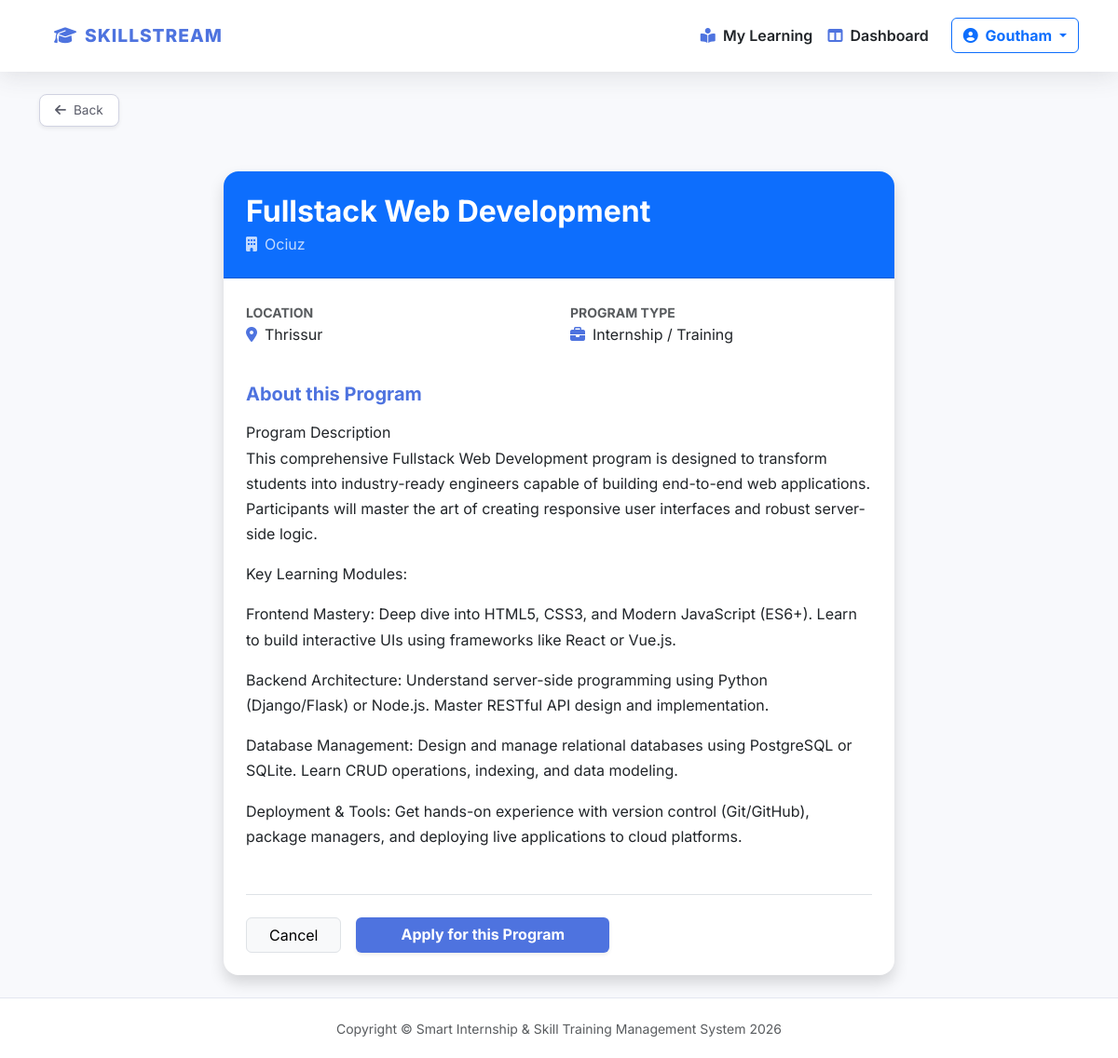
/program/1/ (signed in), run on the app's committed database.
### student/models.py (models this page shows)
class InternshipProgram(models.Model):
    title = models.CharField(max_length=200)
    institution_name = models.CharField(max_length=255)
    location = models.CharField(max_length=100)
    description = models.TextField()

### student/views.py (the view)
# urls.py: path('program/<int:program_id>/', program_details, name='program_details'),
@login_required
def program_details(request, program_id):
    program = get_object_or_404(InternshipProgram, id=program_id)
    return render(request, 'student/program_details.html', {'program': program})

### templates/student/program_details.html
{% extends 'student/base.html' %}
{% block content %}
<div class="container py-4">
    <div class="row justify-content-center">
        <div class="col-lg-8">
            <div class="card shadow border-0 rounded-4 overflow-hidden">
                <div class="card-header bg-primary text-white p-4">
                    <h2 class="fw-bold mb-1">{{ program.title }}</h2>
                    <p class="mb-0 opacity-75"><i class="fas fa-building me-2"></i>{{ program.institution_name }}</p>
                </div>
                <div class="card-body p-4">
                    <div class="row mb-4">
                        <div class="col-md-6">
                            <label class="text-muted small fw-bold text-uppercase">Location</label>
                            <p class="text-dark"><i class="fas fa-map-marker-alt text-primary me-2"></i>{{ program.location }}</p>
                        </div>
                        <div class="col-md-6">
                            <label class="text-muted small fw-bold text-uppercase">Program Type</label>
                            <p class="text-dark"><i class="fas fa-briefcase text-primary me-2"></i>Internship / Training</p>
                        </div>
                    </div>
                    <h5 class="fw-bold text-primary mb-3">About this Program</h5>
                    <div class="text-gray-800 mb-5" style="line-height: 1.7;">
                        {{ program.description|linebreaks }}
                    </div>
                    <div class="d-flex gap-3 pt-4 border-top">
                        <a href="javascript:history.back()" class="btn btn-light px-4 border">Cancel</a>
                        <a href="{% url 'apply_now' program.id %}" class="btn btn-primary px-5 fw-bold shadow-sm">
                            Apply for this Program
                        </a>
                    </div>
                </div>
            </div>
        </div>
    </div>
</div>
{% endblock %}

### templates/student/base.html (shortened to what this page needs)
{% load static %}
<!DOCTYPE html>
<html lang="en">
<head>
    <link href="https://cdn.jsdelivr.net/npm/bootstrap@5.3.0/dist/css/bootstrap.min.css" rel="stylesheet">
    <link rel="stylesheet" href="https://cdnjs.cloudflare.com/ajax/libs/font-awesome/6.4.0/css/all.min.css">
    <link rel="stylesheet" href="{% static 'student/css/style.css' %}">
</head>
<body>
    <nav class="navbar navbar-expand-lg navbar-custom sticky-top mb-4">
        <div class="container">
            <a class="sidebar-brand" href="{% url 'track_status' %}">
                <i class="fas fa-graduation-cap me-2"></i>SKILLSTREAM
            </a>
            <div class="collapse navbar-collapse" id="navbarNav">
                <ul class="navbar-nav ms-auto align-items-center">
                    {% if user.is_authenticated %}
                        <li class="nav-item">
                            <a class="nav-link text-dark fw-semibold" href="{% url 'my_learning' %}">
                                <i class="fas fa-book-reader me-1 text-primary"></i> My Learning
                            </a>
                        </li>
                        <li class="nav-item">
                            <a class="nav-link text-dark fw-semibold" href="{% url 'track_status' %}">
                                <i class="fas fa-columns me-1 text-primary"></i> Dashboard
                            </a>
                        </li>
                        <li class="nav-item ms-lg-3">
                            <div class="dropdown">
                                <button class="btn btn-outline-primary dropdown-toggle fw-bold" type="button" data-bs-toggle="dropdown">
                                    <i class="fas fa-user-circle me-1"></i> {{ user.username }}
                                </button>
                            </div>
                        </li>
                    {% else %}
                        <li class="nav-item">
                            <a href="{% url 'login' %}" class="btn btn-primary px-4 fw-bold">Login</a>
                        </li>
                    {% endif %}
                </ul>
            </div>
        </div>
    </nav>
    <main class="container">
        {% if user.is_authenticated and request.resolver_match.url_name != 'track_status' %}
        <div class="mb-4">
            <a href="javascript:history.back()" class="back-btn shadow-sm">
                <i class="fas fa-arrow-left me-2"></i> Back
            </a>
        </div>
        {% endif %}
        {% block content %}
        {% endblock %}
    </main>
    <footer class="footer mt-auto">
        <div class="container text-center">
            <span class="text-muted small">
                Copyright &copy; Smart Internship & Skill Training Management System 2026
            </span>
        </div>
    </footer>
</body>
</html>

### static/student/css/style.css (style rules this page uses)
:root { --sidebar-width: 250px; --primary-blue: #4e73df; --dark-blue: #224abe; --success-green: #1cc88a; --info-teal: #36b9cc; --warning-yellow: #f6c23e; --danger-red: #e74a3b; --bg-light: #f8f9fc; --text-gray: #5a5c69; --card-shadow: 0 0.15rem 1.75rem 0 rgba(58, 59, 69, 0.15); }
body { background-color: var(--bg-light); color: var(--text-gray); font-family: 'Inter', -apple-system, BlinkMacSystemFont, "Segoe UI", Roboto, sans-serif; margin: 0; }
.sidebar-brand { text-align: center; font-weight: 800; font-size: 1.2rem; padding: 1rem; color: white; text-transform: uppercase; letter-spacing: 1px; }
.text-primary { color: var(--primary-blue) !important; }
.btn-primary { background-color: var(--primary-blue); border: none; }

### templates/student/base.html (style rules this page uses)
:root { --primary-blue: #4e73df; --dark-blue: #224abe; --bg-light: #f8f9fc; }
body { font-family: 'Inter', sans-serif; background-color: var(--bg-light); display: flex; flex-direction: column; min-height: 100vh; }
.navbar-custom { background-color: white; box-shadow: 0 0.15rem 1.75rem 0 rgba(58, 59, 69, 0.15); }
.sidebar-brand { font-weight: 800; font-size: 1.2rem; color: var(--primary-blue); text-decoration: none; }
main { flex: 1; }
.footer { background: white; padding: 20px 0; border-top: 1px solid #e3e6f0; }
.back-btn { display: inline-flex; align-items: center; padding: 0.4rem 1rem; font-size: 0.85rem; border-radius: 8px; transition: all 0.2s; background: white; border: 1px solid #d1d3e2; color: #5a5c69; text-decoration: none; }

### data on the page
InternshipProgram: title "Fullstack Web Development", institution_name "Ociuz", location "Thrissur", description "Program Description This comprehensive Fullstack Web Development program is designed to transform students into industry-ready engineers capable of building end-to-end web applications. Participants will master the art of creating responsive user interfaces and robust server-side logic. Key Learning Modules: Frontend Mastery: Deep dive into HTML5, CSS3, and Modern JavaScript (ES6+). Learn to build interactive UIs using frameworks like React or Vue.js. Backend Architecture: Understand server-side programming using Python (Django/Flask) or Node.js. Master RESTful API design and implementation. Database Management: Design and manage relational databases using PostgreSQL or SQLite. Learn CRUD…"

### other printed values
{{ user.username }} "Goutham"
